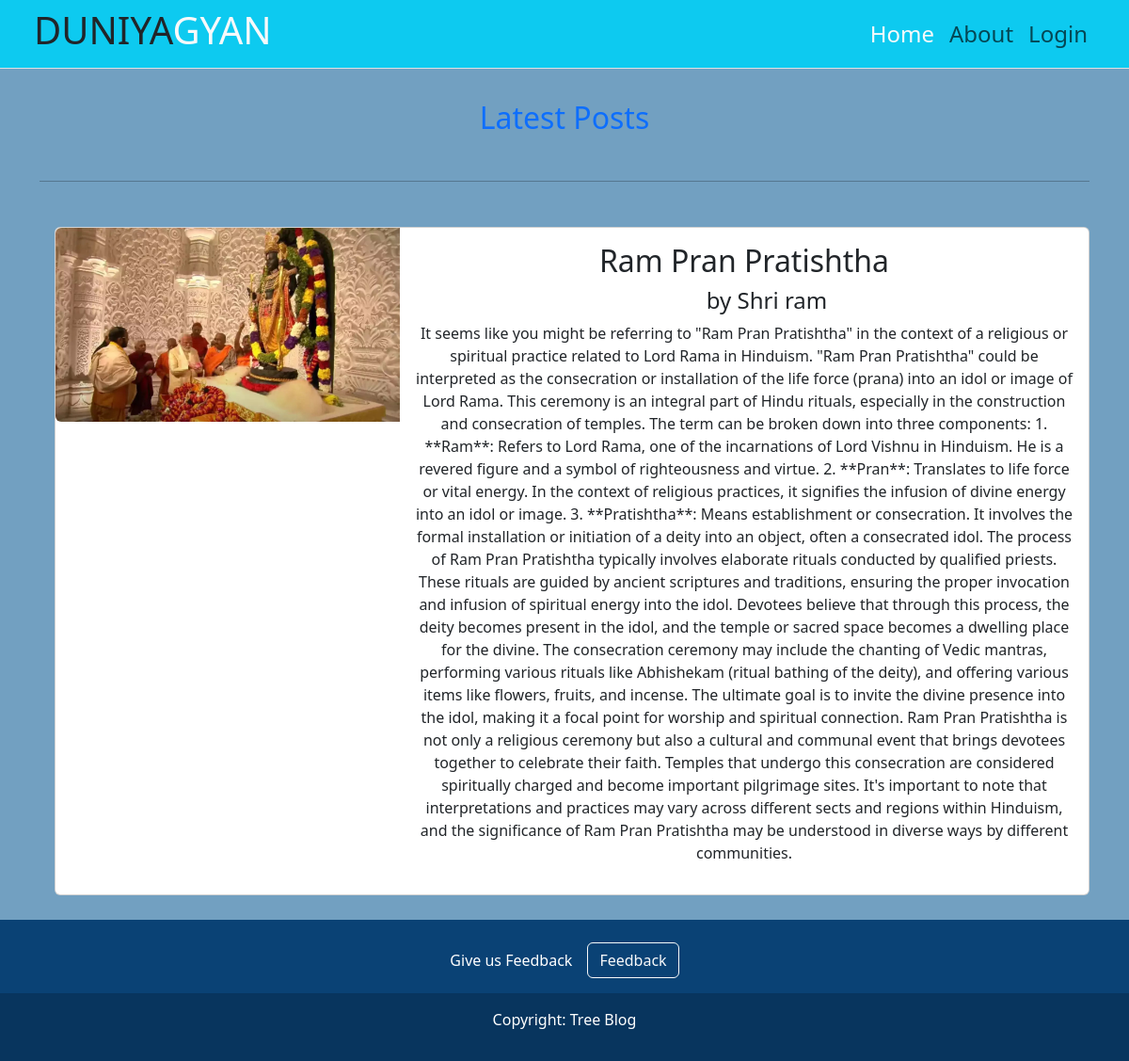
Page /single.php?id=1 on the committed database.
### tables this page shows
CREATE TABLE `post_data` (
  `post_no` int(10) NOT NULL,
  `Title` varchar(100) NOT NULL,
  `Category` varchar(100) NOT NULL,
  `Post_info` text NOT NULL,
  `Post_img` varchar(100) NOT NULL
);

### single.php (the view, shortened to what this page needs)
<?php
include 'nav.php';
?>
<section class="post-section">
  <br><br>
      <div class="container text-center mt-5" >
          <h2 class="text text-primary "data-aos="fade-up" data-aos-offset="230" >Latest Posts</h2>
          <hr class="mx-n3 my-5 text-bg-light ">
    <?php
    include 'admin_post/config.php';
    $post_no = $_GET['id'];
     $sql = "SELECT post_data.post_no,post_data.Title,post_data.Category ,post_data.Post_info,post_data.Post_img FROM post_data WHERE post_data.post_no = '$post_no'";
    $result = mysqli_query($conn,$sql) or die("Query Unsuccessfull");
    if(mysqli_num_rows($result) > 0){
      while($row = mysqli_fetch_assoc($result)){
    ?>
<div class="post-box ms-3">
              <div class="card mb-3">
                  <div class="row g-0">
                      <div class="col-lg-4 col-md-6">
                          <img src="admin_post/upload/<?php echo $row['Post_img'];?>" class="img-fluid rounded-start" alt="...">
                      </div>
                      <div class="col-lg-8 col-md-6">
                          <div class="card-body">
                              <h2 class="post-title" data-aos="zoom-in" data-aos-offset="250"><?php echo $row['Title'];?></h2>
                              <h4 class="ms-5" data-aos="zoom-in" data-aos-offset="250">by <?php echo $row['Category'];?></h4>
                              <p class="post-text" data-aos="zoom-in" data-aos-offset="250" > <?php echo $row['Post_info'];?></p>
                          </div>
                      </div>
                  </div>
              </div>
          </div>
      <?php
         }
          } else {
            echo "<h2> No Record Found.</h2>";
          }
          ?>
    </div>
</section>
<section class="">
    <footer class="text-center text-white" style="background-color: #0a4275;">
      <div class="container p-4 pb-0">
        <section class="">
          <p class="d-flex justify-content-center align-items-center">
            <span class="me-3">Give us Feedback</span>
            <button data-mdb-ripple-init type="button" class="btn btn-outline-light btn-rounded">
              Feedback
            </button>
          </p>
        </section>
      </div>
      <div class="text-center p-3" style="background-color: rgba(0, 0, 0, 0.2);">
        <p> Copyright: Tree Blog</p>
      </div>
    </footer>
  </section>
</body>
</html>

### web.css (style rules this page uses)
.post-section { padding-top: 10px; padding-bottom: 10px; background-color: #72A0C1; }
.post-box { margin-left: 100px; }

### rows in the picture
post_data: Post_img (picture), Title "Ram Pran Pratishtha", Category "Shri ram", Post_info "It seems like you might be referring to \"Ram Pran Pratishtha\" in the context of a religious or spiritual practice related to Lord Rama in Hinduism. \"Ram Pran Pratishtha\" could be interpreted as the consecration or installation of the life force (prana) into an idol or image of Lord Rama. This ceremony is an integral part of Hindu rituals, especially in the construction and consecration of temples. The term can be broken down into three components: 1. **Ram**: Refers to Lord Rama, one of the incarnations of Lord Vishnu in Hinduism. He is a revered figure and a symbol of righteousness and virtue. 2. **Pran**: Translates to life force or vital energy. In the context of religious practices, it…"
